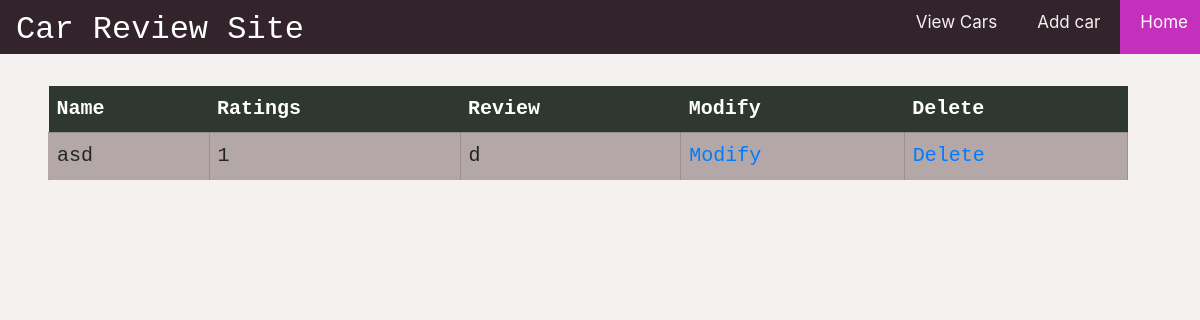
Page /all_reviews/ on the earlier database version.
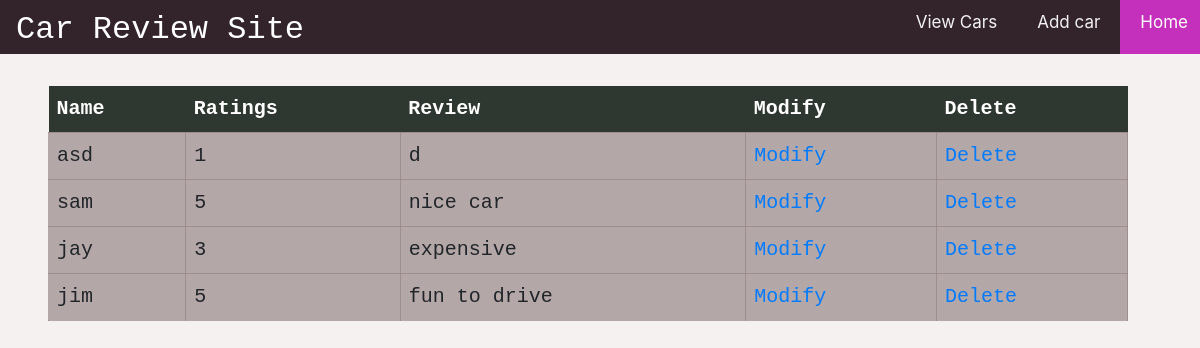
Same page on the later database version.
### main_app/models.py (models this page shows, shortened)
class review(models.Model):
    car_model = models.ForeignKey(car, on_delete = models.CASCADE)
    name = models.CharField(max_length = 20)
    rates = (('1','1'),
            ('2','2'),
            ('3','3'),
            ('4','4'),
            ('5','5'))
    r_id = models.AutoField(primary_key=True)
    rating = models.CharField(max_length = 1, choices=rates, default='1')
    description = models.CharField(max_length = 300)

### main_app/views.py (the view)
# urls.py: path('all_reviews/',views.all_reviews, name='all_reviews'),
def all_reviews(request):
    reviews = review.objects.all()
    return render(request, 'view_reviews.html',{'revs':reviews})

### templates/view_reviews.html (shortened to what this page needs)
{% include 'base.html' %}
{% block content %}
<!DOCTYPE html>
<html lang="en">
<head>
</head>
<body>
<table>
  <tr>
    <th>Name</th>
    <th>Ratings</th>
    <th>Review</th>
    <th>Modify</th>
    <th>Delete</th>
  </tr>
{% for rev in revs %}
  <tr>
    <td>{{rev.name}}</td>
    <td>{{rev.rating}}</td>
    <td>{{rev.description}}</td>
    <td><a href="{% url 'modify' rev.r_id %}">Modify</a></td>
    <td><a href="{% url 'delete' rev.r_id %}">Delete</a></td>
  </tr>
{% endfor %}
</table>
</body>
</html>
{% endblock content %}

### templates/base.html
{% include 'nav_bar.html' %}

### templates/nav_bar.html (shortened to what this page needs)
{% block content %}
<!DOCTYPE html>
<html lang="en">
<head>
    <link rel="stylesheet" href="https://stackpath.bootstrapcdn.com/bootstrap/4.1.3/css/bootstrap.min.css">
</head>
    <div class="nav_bar">
        <h2 id='nav_head'> Car Review Site</h3>
        <a class="active1" href="/">Home</a>
        <a href='/add_car'>Add car</a>
        <a href="/view_cars">View Cars</a>
    </div>
</html>
{% endblock content %}

### templates/nav_bar.html (style rules this page uses)
body { background-color: rgb(245, 241, 241); }
.nav_bar { margin: -0.5rem; margin-bottom: 0.5rem; overflow: hidden; background-color: #33232b; min-width: 350px; }
.nav_bar a { float: right; color: #f2f2f2; text-align: center; padding: 18px 20px; text-decoration: none; font-size: 17px; }
.nav_bar a.active1 { background-color: #dd32d5da; color: white; }
#nav_head { float: left; color: white; margin-top: 1.2rem; margin-left: 1.5rem; margin-bottom: -0.01rem; font-family: monospace; }

### templates/view_reviews.html (style rules this page uses)
table { border-collapse: collapse; width: 90%; margin-left: 3rem; margin-top: 2rem; font-size: 20px; font-family: monospace; }
th, td { text-align: left; padding: 8px; background-color: rgba(148, 129, 129, 0.658); }
td { border: 1px solid rgba(148, 129, 129, 0.658); }
tr:nth-child(even) { background-color: #f2f2f2 }
th { background-color: #2f3830; color: white; }

Differences in the rows shown:
added review: name "sam", rating "5", description "nice car"
added review: name "jay", rating "3", description "expensive"
added review: name "jim", rating "5", description "fun to drive"
